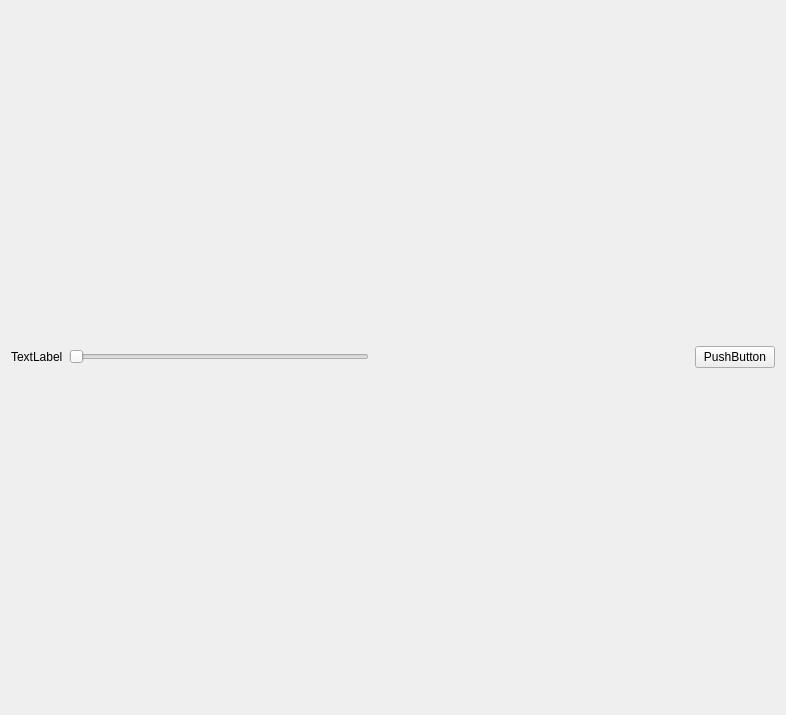
<?xml version="1.0" encoding="UTF-8"?>
<ui version="4.0">
 <class>Form</class>
 <widget class="QWidget" name="Form">
  <property name="geometry">
   <rect>
    <x>0</x>
    <y>0</y>
    <width>786</width>
    <height>715</height>
   </rect>
  </property>
  <property name="windowTitle">
   <string>Form</string>
  </property>
  <layout class="QGridLayout" name="gridLayout">
   <item row="0" column="0">
    <layout class="QHBoxLayout" name="horizontalLayout">
     <item>
      <widget class="QLabel" name="lb_percent">
       <property name="text">
        <string>TextLabel</string>
       </property>
      </widget>
     </item>
     <item>
      <widget class="QSlider" name="sld_slider">
       <property name="maximumSize">
        <size>
         <width>300</width>
         <height>16777215</height>
        </size>
       </property>
       <property name="maximum">
        <number>100</number>
       </property>
       <property name="orientation">
        <enum>Qt::Horizontal</enum>
       </property>
       <property name="invertedControls">
        <bool>true</bool>
       </property>
      </widget>
     </item>
     <item>
      <spacer name="horizontalSpacer">
       <property name="orientation">
        <enum>Qt::Horizontal</enum>
       </property>
       <property name="sizeHint" stdset="0">
        <size>
         <width>40</width>
         <height>20</height>
        </size>
       </property>
      </spacer>
     </item>
     <item>
      <widget class="QPushButton" name="button">
       <property name="text">
        <string>PushButton</string>
       </property>
      </widget>
     </item>
    </layout>
   </item>
  </layout>
 </widget>
 <resources/>
 <connections/>
</ui>
